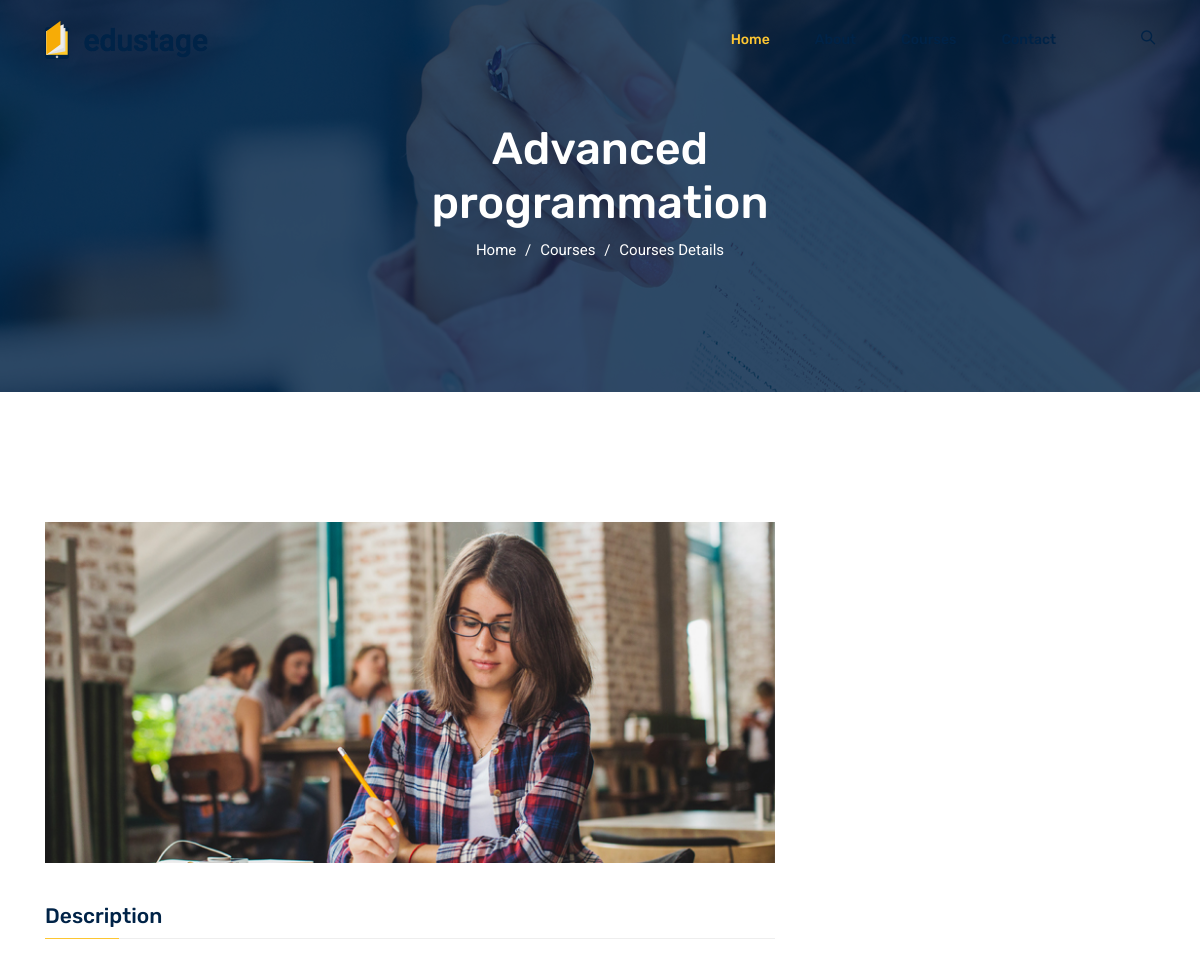
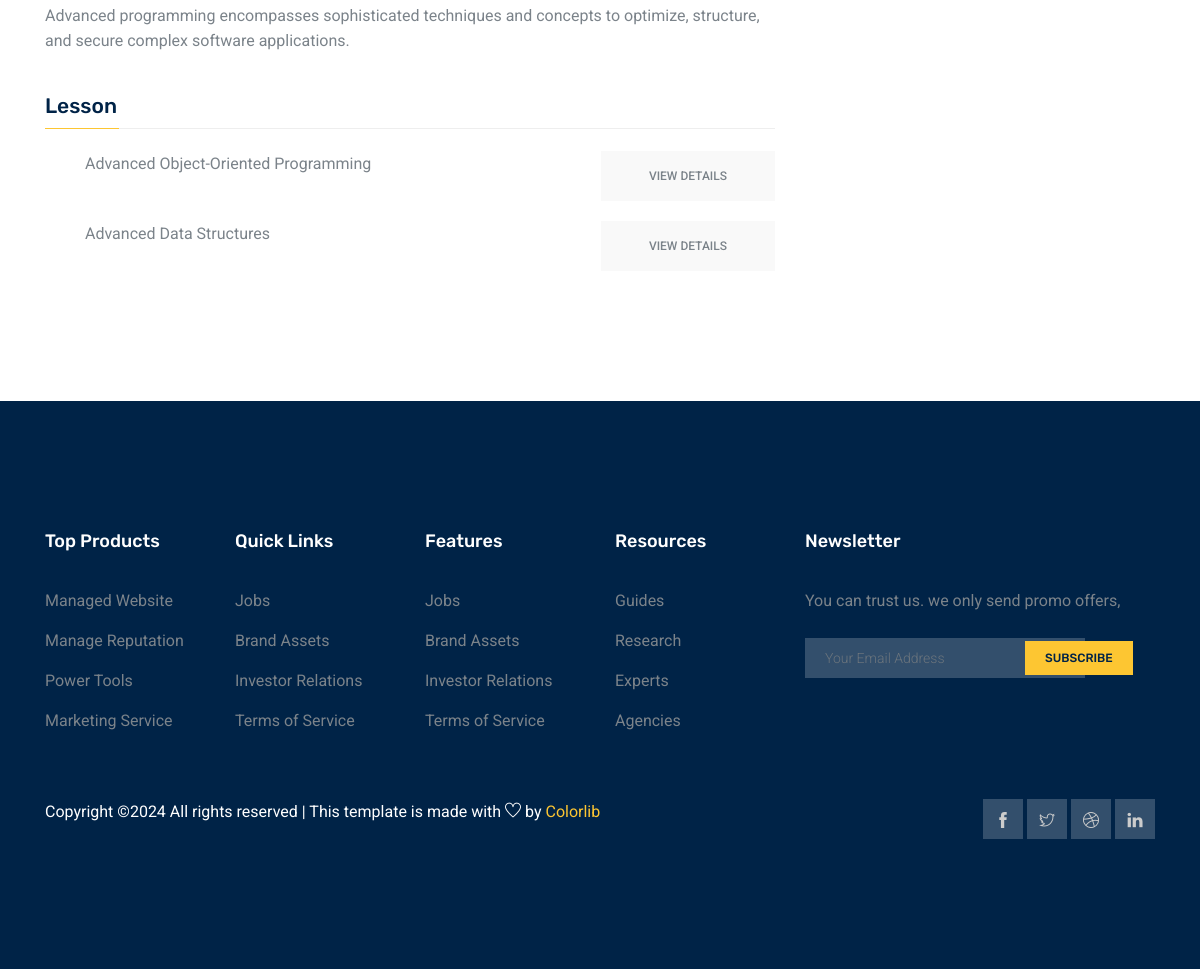
/courses/4, run on the app's committed database (2 pictures, top to bottom).
### app/models.py (models this page shows, shortened)
class Course(models.Model):
    title = models.CharField (max_length=200)
    description = models.TextField()
    instructor = models.OneToOneField(User, on_delete= models.CASCADE)
    created_at = models.DateTimeField(auto_now_add= True)
    image_course = models.ImageField(upload_to='courseimg')

class Lesson(models.Model):
    title = models.CharField(max_length=200)
    course = models.ForeignKey(Course , related_name='lessons', on_delete=models.CASCADE)
    order = models.PositiveIntegerField()
    image_lesson = models.ImageField(upload_to='lessonimg')
    content = models.TextField(blank=True, null=True)

### app/views.py (the view)
# urls.py: path('courses/<int:pk>', views.Course_details.as_view(), name='course_details'),
class Course_details(View):
    def get(self, request, pk):
        course = Course.objects.get(pk=pk)
        lessons = Lesson.objects.filter(course=course)
        return render(request, 'app/courses-details.html', {'course': course, 'lessons': lessons})

### app/templates/app/courses-details.html (shortened to what this page needs)
{% extends 'app/base.html' %}
{% load static %}
{%block content%}
{% block banner-slider %}
<section class="banner_area">
    <div class="banner_inner d-flex align-items-center">
      <div class="overlay"></div>
      <div class="container">
        <div class="row justify-content-center">
          <div class="col-lg-6">
            <div class="banner_content text-center">
              <h2> {{ course.title }}</h2>
              <div class="page_link">
                <a href="index.html">Home</a>
                <a href="courses.html">Courses</a>
                <a href="course-details.html">Courses Details</a>
              </div>
            </div>
          </div>
        </div>
      </div>
    </div>
  </section>
{% endblock banner-slider %}
{%block main-content%}
<section class="course_details_area section_gap">
    <div class="container">
        <div class="row">
            <div class="col-lg-8 course_details_left">
                <div class="main_image">
                    <img class="img-fluid" src="{{ course.image_course.url }}" alt="">
                </div>
                <div class="content_wrapper">
                    <h4 class="title">Description</h4>
                    <div class="content">
                         {{ course.description }}
                    </div>
                    <h4 class="title">Lesson</h4>
                    <div class="content">
                        <ul class="course_list">
                            {% for lesson in lessons %}
                            <li class="justify-content-between d-flex">
                                <p> {{ lesson.title }}</p>
                                <a class="primary-btn text-uppercase" href="{% url 'lesson_details' pk=lesson.pk %}">View Details</a>
                            </li>
                            {% endfor %}
                        </ul>
                    </div>
                </div>
            </div>
            </div>
        </div>
</section>
{%endblock main-content%}
{%endblock content%}

### data on the page
Course: title "Advanced programmation", image_course (picture), description "Advanced programming encompasses sophisticated techniques and concepts to optimize, structure, and secure complex software applications."
Lesson: title "Advanced Object-Oriented Programming"
Lesson: title "Advanced Data Structures"
